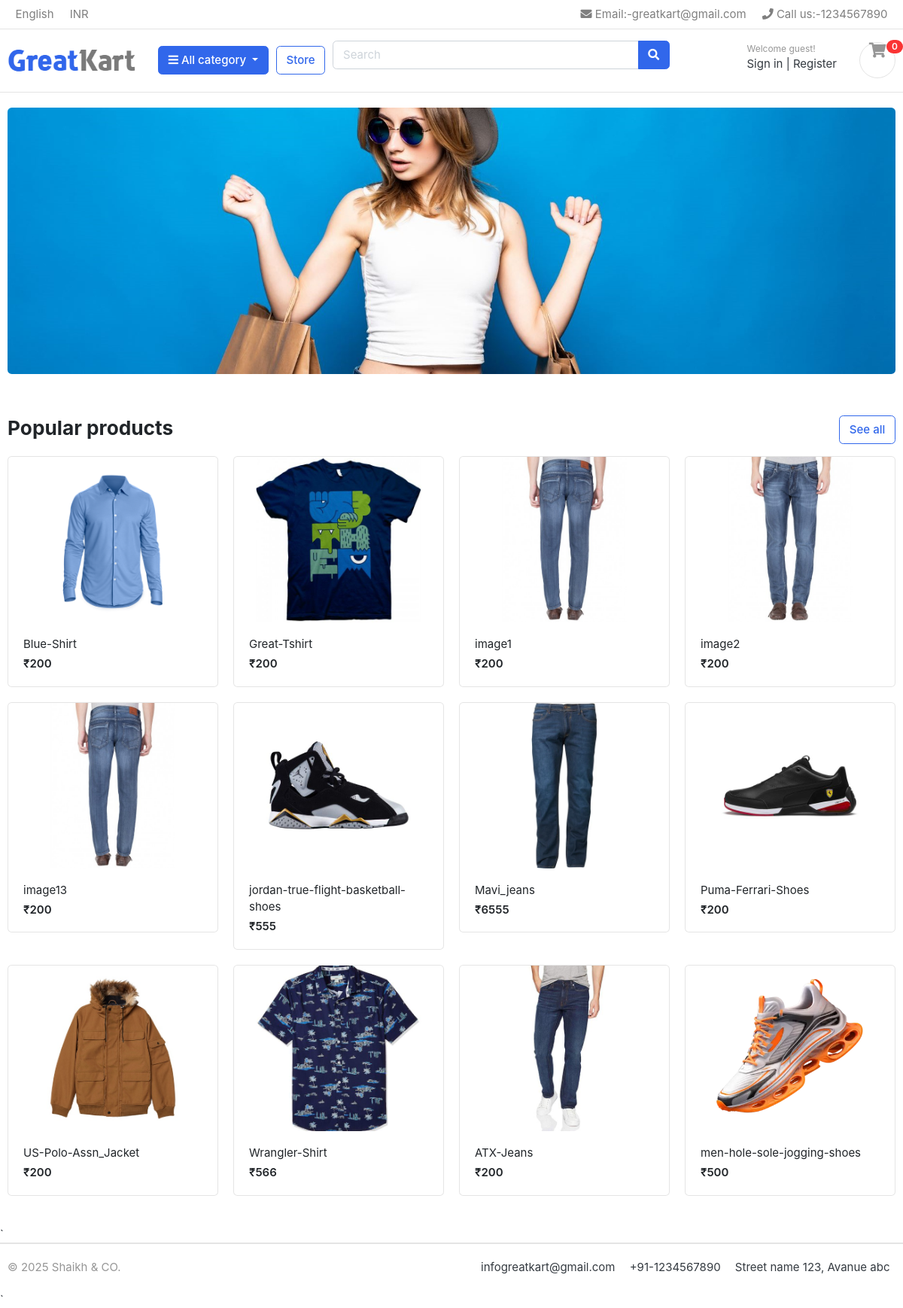
The page / on the database its author committed.
### store/models.py (models this page shows, shortened)
class Product(models.Model):
    product_name = models.CharField(max_length=200, unique=True)
    slug = models.SlugField(max_length=200, unique=True)
    description = models.TextField(max_length=500, blank=True)
    price = models.IntegerField()
    images = models.ImageField(upload_to='photos/products')
    stock = models.IntegerField()
    is_available = models.BooleanField(default=True)
    category = models.ForeignKey(Category, on_delete=models.CASCADE)
    created_date = models.DateTimeField(auto_now_add=True)
    modified_date = models.DateTimeField(auto_now=True)
    def get_url(self):
        	return reverse('product_detail', args=[self.category.slug, self.slug])

### greatkart_proj/views.py (the view)
# urls.py: 2. Add a URL to urlpatterns:  path('', views.home, name='home')
def home(request):
    products = Product.objects.all().filter(is_available=True)
    context = {"products": products}
    return render(request, "index.html", context)

### Category/context_processors.py (called while the page is built)
def menu_links(request):
    links = Category.objects.all()
    return dict(links=links)

### Category/models.py (called while the page is built)
    def get_url(self):
        return reverse("products_by_category", args=[self.slug])

### cart/context_processors.py (called while the page is built)
def cart_item_count(request):
    count = 0
    if request.user.is_authenticated:
        try:
            cart = Cart.objects.get(user=request.user)
            count = CartItem.objects.filter(cart=cart).count()
        except Cart.DoesNotExist:
            pass
    return {'cart_item_count': count}

### templates/index.html
{% extends "base.html" %}
{% load static %}
{% block content %}
<section class="section-intro padding-y-sm">
<div class="container">
<div class="intro-banner-wrap">
	<img src="{% static 'images/banners/cover.jpg' %}" class="img-fluid rounded">
</div>
</div>
</section>
<section class="section-name padding-y-sm">
<div class="container">
<header class="section-heading">
	<a href="{% url 'store' %}" class="btn btn-outline-primary float-right">See all</a>
	<h3 class="section-title">Popular products</h3>
</header>
<div class="row">
	{% for product in products %}
	<div class="col-md-3">
		<div class="card card-product-grid">
			<a href="{{ product.get_url }}" class="img-wrap"> <img src="{{ product.images.url }}"> </a>
			<figcaption class="info-wrap">
				<a href="./product-detail.html" class="title">{{ product.product_name }}</a>
				<div class="price mt-1">₹{{ product.price }}</div>
			</figcaption>
		</div>
	</div>
	{% endfor %}
</div>
</div>
</section>
{% endblock %}

### templates/base.html (shortened to what this page needs)
{% load static %}
<html lang="en">
<head>
    <link href="{% static 'css/bootstrap.css' %}" rel="stylesheet" type="text/css"/>
    <link href="{% static 'fonts/fontawesome/css/all.min.css' %}" type="text/css" rel="stylesheet">
    <link href="{% static 'css/ui.css' %}" rel="stylesheet" type="text/css"/>
    <link href="{% static 'css/responsive.css' %}" rel="stylesheet" media="only screen and (max-width: 1200px)"/>
</head>
<body>
{% include "navbar.html" %}
{% block content %}
{% endblock %}
`{% include "footer.html" %}`

### templates/navbar.html (shortened to what this page needs)
{% load static %}
<header class="section-header">
    <nav class="navbar p-md-0 navbar-expand-sm navbar-light border-bottom">
        <div class="container">
            <div class="collapse navbar-collapse" id="navbarTop4">
                <ul class="navbar-nav mr-auto">
                    <li class="nav-item dropdown">
                        <a href="#" class="nav-link"> English </a>
                    </li>
                    <li class="nav-item dropdown">
                        <a href="#" class="nav-link"> INR </a>
                    </li>
                </ul>
                <ul class="navbar-nav">
                    <li><a href="#" class="nav-link"> <i class="fa fa-envelope"></i> Email:-greatkart@gmail.com </a></li>
                    <li><a href="#" class="nav-link"> <i class="fa fa-phone"></i> Call us:-1234567890 </a></li>
                </ul>
            </div>
        </div>
    </nav>
    <section class="header-main border-bottom">
        <div class="container">
            <div class="row align-items-center">
                <div class="col-lg-2 col-md-3 col-6">
                    <a href="{% url "home" %}" class="brand-wrap">
                        <img class="logo" src="{% static './images/logo.png' %}">
                    </a>
                </div>
                <div class="col-lg col-sm col-md col-6 flex-grow-0">
                    <div class="category-wrap dropdown d-inline-block float-right">
                        <button type="button" class="btn btn-primary dropdown-toggle" data-toggle="dropdown">
                            <i class="fa fa-bars"></i> All category
                        </button>
                    </div>
                </div>
                <a href="/store/" class="btn btn-outline-primary">Store</a>
                <div class="col-lg  col-md-6 col-sm-12 col">
                    <form action="{% url 'search_products' %}" class="search">
                        <div class="input-group w-100">
                            <input type="text" class="form-control" style="width:60%;" placeholder="Search" name="q">
                            <div class="input-group-append">
                                <button class="btn btn-primary" type="submit">
                                    <i class="fa fa-search"></i>
                                </button>
                            </div>
                        </div>
                    </form>
                </div>
                <div class="col-lg-3 col-sm-6 col-8 order-2 order-lg-3">
                    <div class="d-flex justify-content-end mb-3 mb-lg-0">
                        <div class="widget-header">
                            {% if user.is_authenticated %}
    <small class="title text-muted">Welcome, {{ user.first_name }}!</small>
    <div>
        <a href="{% url 'my_orders' %}">My Orders</a>
    </div>
    <div>
        <a href="{% url 'logout' %}">Logout</a>
    </div>
{% else %}
    <small class="title text-muted">Welcome guest!</small>
    <div>
        <a href="/accounts/signin/">Sign in</a> <span class="dark-transp"> | </span>
        <a href="/accounts/register/">Register</a>
    </div>
{% endif %}
                        </div>
                        <a href="/cart/" class="widget-header pl-3 ml-3">
                            <div class="icon icon-sm rounded-circle border"><i class="fa fa-shopping-cart"></i></div>
                            <span class="badge badge-pill badge-danger notify">{{ cart_item_count }}</span>
                        </a>
                    </div>
                </div>
            </div>
        </div>
    </section>
</header>

### templates/footer.html (shortened to what this page needs)
{% load static %}
<footer class="section-footer border-top">
	<div class="container">
		<section class="footer-bottom border-top row">
			<div class="col-md-2">
				<p class="text-muted"> &copy 2025 Shaikh & CO. </p>
			</div>
			<div class="col-md-10 text-md-right">
				<span  class="px-2">infogreatkart@gmail.com</span>
				<span  class="px-2">+91-1234567890</span>
				<span  class="px-2">Street name 123, Avanue abc</span>
			</div>
		</section>
	</div>
</footer>
</body>
</html>

### static/css/ui.css (style rules this page uses)
html { font-family: "Inter", sans-serif; font-size: 15px; }
.img-wrap { text-align: center; display: block; }
.img-wrap img { max-width: 100%; }
.icon-xs, .icon-sm, .icon-md, .icon-lg { display: inline-block; text-align: center; flex-shrink: 0; flex-grow: 0; }
.icon-sm { width: 48px; height: 48px; line-height: 48px !important; font-size: 20px; }
.padding-y-sm { padding-top: 20px; padding-bottom: 20px; }
.section-heading { margin-bottom: 20px; margin-top: 15px; }
.section-title { color: #212529; }
p:last-child { margin-bottom: 0; }
.header-main { position: relative; padding-top: 1rem; padding-bottom: 1rem; }
.brand-wrap .logo, .navbar-brand .logo { margin-right: 7px; max-height: 42px; display: inline-block; }
.widget-header { display: inline-block; vertical-align: middle; position: relative; }
.widget-header a { color: #343a40; }
.widget-header i { color: #969696; }
.widget-header .title { display: block; }
.widget-header .notify { position: absolute; top: -3px; right: -10px; }
.footer-bottom { padding-top: 20px; padding-bottom: 20px; }
[class*=card-product] a.title { color: #212529; display: block; }
[class*=card-product] .img-wrap { overflow: hidden; position: relative; }
[class*=card-product] .img-wrap img { height: 100%; max-width: 100%; width: auto; display: inline-block; -o-object-fit: cover; object-fit: cover; }
.card-product-grid { margin-bottom: 20px; }
.card-product-grid .img-wrap { border-radius: 0.2rem 0.2rem 0 0; height: 220px; }
.card-product-grid .info-wrap { overflow: hidden; padding: 18px 20px; }
.card .img-wrap { overflow: hidden; }
.notify { position: absolute; top: -4px; right: -10px; display: inline-block; padding: 0.25em 0.6em; font-size: 12px; line-height: 1; text-align: center; border-radius: 3rem; color: #fff; background-color: #fa3434; }
.price { font-weight: 600; color: #212529; }

### rows shown on the page
Product: images (picture), product_name "Blue-Shirt", price "200"
Product: images (picture), product_name "Great-Tshirt", price "200"
Product: images (picture), product_name "image1", price "200"
Product: images (picture), product_name "image2", price "200"
Product: images (picture), product_name "image13", price "200"
Product: images (picture), product_name "jordan-true-flight-basketball-shoes", price "555"
Product: images (picture), product_name "Mavi_jeans", price "6555"
Product: images (picture), product_name "Puma-Ferrari-Shoes", price "200"
Product: images (picture), product_name "US-Polo-Assn_Jacket", price "200"
Product: images (picture), product_name "Wrangler-Shirt", price "566"
Product: images (picture), product_name "ATX-Jeans", price "200"
Product: images (picture), product_name "men-hole-sole-jogging-shoes", price "500"

### other values the page prints
{{ cart_item_count }} "0"
